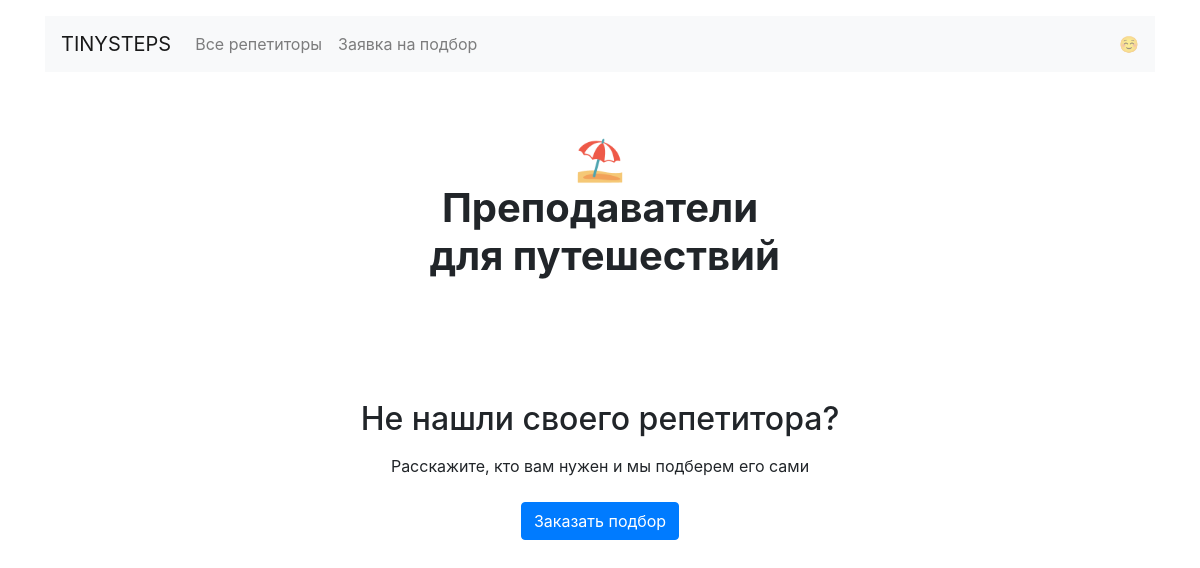
Page /goals/travel/ on the earlier database version.
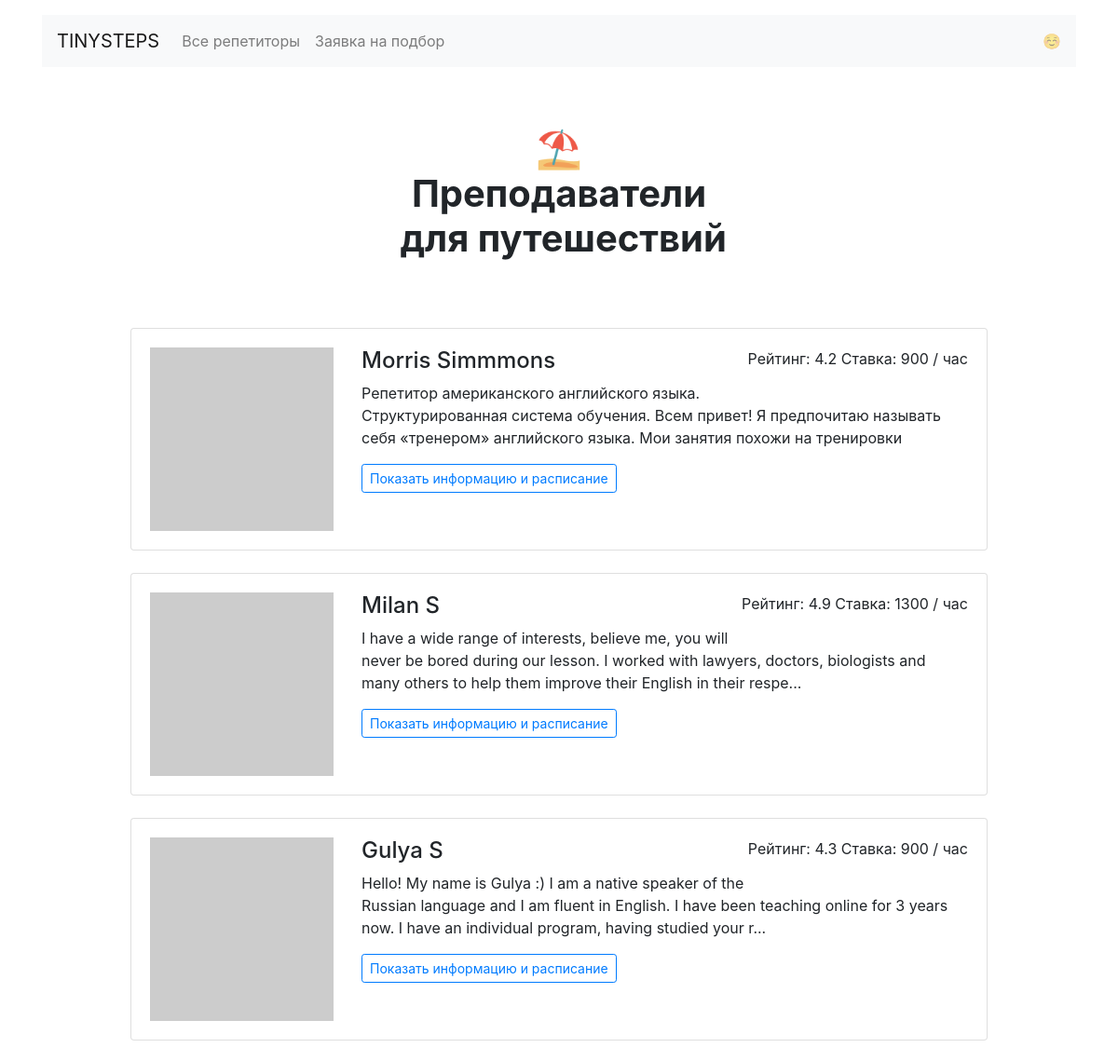
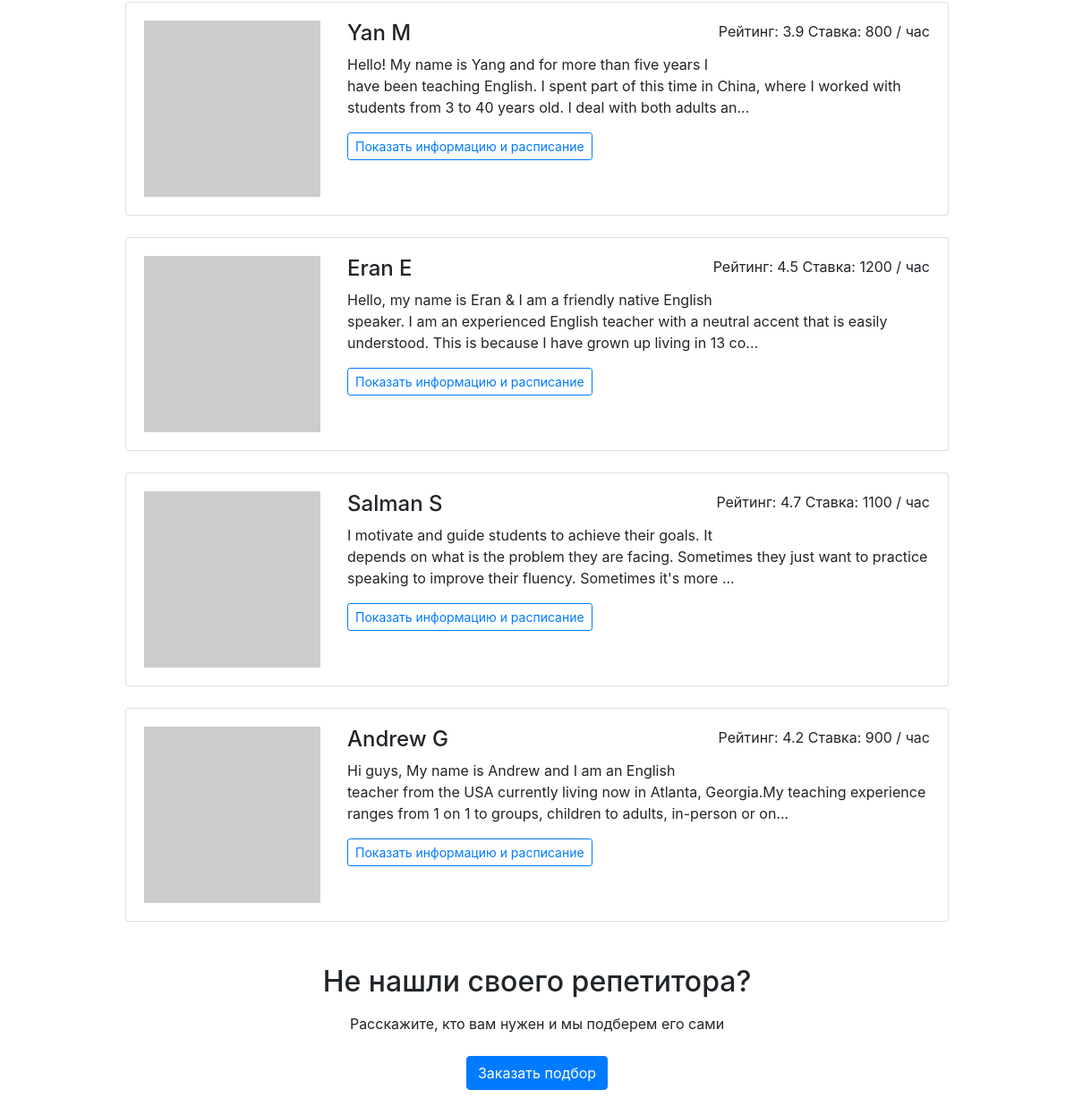
Same page on the later database version (2 pictures, top to bottom).
### app.py (models this page shows)
class Goal(db.Model):
    __tablename__ = 'goals'
    id = db.Column(db.Integer, primary_key=True)
    name = db.Column(db.String, nullable=False, unique=True)
    users_name = db.Column(db.String, nullable=False)
    picture = db.Column(db.String, nullable=False)
    requests = db.relationship('Request')
    teachers = db.relationship('Teacher',
                            secondary=goals_asso,
                            back_populates='goals')

class Teacher(db.Model):
    __tablename__ = 'teachers'
    id = db.Column(db.Integer, primary_key=True)
    name = db.Column(db.String, nullable=False, unique=True)
    about = db.Column(db.Text, nullable=False)
    rating = db.Column(db.Float)
    price = db.Column(db.Integer, nullable=False)
    picture = db.Column(db.String, nullable=False)
    schedule = db.relationship('Schedule')
    goals = db.relationship('Goal',
                            secondary=goals_asso,
                            back_populates='teachers')

### app.py (the view)
@app.route('/goals/<goal>/')
def render_goals(goal):
    goals = [goal.name for goal in Goal.query.with_entities(Goal.name).distinct()]
    if goal in goals:
        teachers = [teacher for teacher in Teacher.query.join(goals_asso).join(Goal).filter(Goal.name == goal).all()]
        page_goal = Goal.query.filter(Goal.name == goal).first()
        return render_template('goal.html', goal=page_goal, teachers=teachers)
    else:
        return 'Нет такой цели'

### templates/goal.html (shortened to what this page needs)
{% extends 'base.html' %}
{% block container %}
  <main class="container mt-3">
    <h1 class="h1 text-center w-50 mx-auto mt-1 py-5 mb-4"><strong>{{ goal.picture }}<br />Преподаватели <br>  {{ goal.users_name|lower }}</strong></h1>
      <div class="row">
      <div class="col-12 col-lg-10 offset-lg-1 m-auto">
        {% for teacher in teachers %}
          <div class="card mb-4">
            <div class="card-body">
              <div class="row">
                <div class="col-3">
                    <a href=/profiles/{{ teacher.id }}/>
                      <img src={{ teacher.picture }} class="img-fluid" alt="">
                </div>
                <div class="col-9">
                  <p class="float-right">Рейтинг: {{ teacher.rating }} Ставка: {{ teacher.price }} / час</p>
                  <h2 class="h4">{{ teacher.name }}</h2>
                  <p>{{ teacher.about | truncate(200, True)  }}</p>
                  <a href=/profiles/1/ class="btn btn-outline-primary btn-sm mr-3 mb-2">Показать информацию и
                    расписание</a>
                </div>
              </div>
            </div>
          </div>
          {% endfor %}
    <h2 class="text-center mt-5 mb-3">Не нашли своего репетитора?</h2>
    <p class="text-center mb-4">Расскажите, кто вам нужен и мы подберем его сами</p>
    <div class="text-center pb-5">
        <a href="request.html" class="btn btn-primary">Заказать подбор</a>
    </div>
  </main>
{% endblock %}

### templates/base.html (shortened to what this page needs)
<!DOCTYPE html>
<html lang="ru">
<head>
  <link rel="stylesheet" href="https://stackpath.bootstrapcdn.com/bootstrap/4.3.1/css/bootstrap.min.css">
</head>
  <header class="container mt-3">
    <nav class="navbar navbar-expand-lg navbar-light bg-light">
      <a class="navbar-brand" href="/">TINYSTEPS</a>
      <div class="collapse navbar-collapse" id="navbarNav">
        <ul class="navbar-nav">
            {% set request_link = "/request/" %}
            {% set teachers_link = "/teachers/" %}
            {% if request.path == request_link or request.path == teachers_link %}{% set c = 'active' %}{% endif %}
          <li class="nav-item {{ c }}">
            <a class="nav-link" href="/teachers/">Все репетиторы</a>
          </li>
          <li class="nav-item">
            <a class="nav-link" href="/request/">Заявка на подбор</a>
          </li>
        </ul>
      </div>
      <span class="navbar-text d-sm-none d-lg-block">
        ☺️
      </span>
    </nav>
  </header>
        {% block container %} {% endblock %}
<body>
</body>
</html>

Differences in the rows shown:
added Teacher: rating "4.2", price "900", name "Morris Simmmons", about "Репетитор американского английского языка. Структурированная система обучения. Всем привет! Я предпочитаю называть себя «тренером» английского языка. Мои занятия похожи на тренировки"
added Teacher: rating "4.9", price "1300", name "Milan S", about "I have a wide range of interests, believe me, you will never be bored during our lesson. I worked with lawyers, doctors, biologists and many others to help them improve their English in their respe..."
added Teacher: rating "4.3", price "900", name "Gulya S", about "Hello! My name is Gulya :) I am a native speaker of the Russian language and I am fluent in English. I have been teaching online for 3 years now. I have an individual program, having studied your r..."
added Teacher: rating "3.9", price "800", name "Yan M", about "Hello! My name is Yang and for more than five years I have been teaching English. I spent part of this time in China, where I worked with students from 3 to 40 years old. I deal with both adults an..."
added Teacher: rating "4.5", price "1200", name "Eran E", about "Hello, my name is Eran & I am a friendly native English speaker. I am an experienced English teacher with a neutral accent that is easily understood. This is because I have grown up living in 13 co..."
added Teacher: rating "4.7", price "1100", name "Salman S", about "I motivate and guide students to achieve their goals. It depends on what is the problem they are facing. Sometimes they just want to practice speaking to improve their fluency. Sometimes it's more ..."
added Teacher: rating "4.2", price "900", name "Andrew G", about "Hi guys, My name is Andrew and I am an English teacher from the USA currently living now in Atlanta, Georgia.My teaching experience ranges from 1 on 1 to groups, children to adults, in-person or on..."
